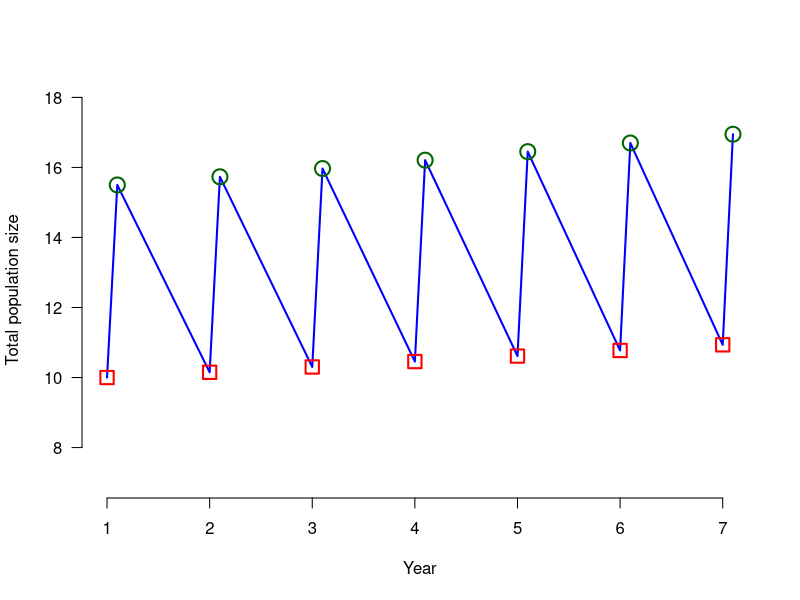

Source code (R):
# Schaub & Kéry (2022) Integrated Population Models
# Chapter 3 : Introduction to stage-structured population models
# ----------------------------------------------------
# Code from final MS.

# 3.2 Age- and stage-structured population models
# ===============================================

# 3.2.1 From a life-cycle graph to population equations
# -----------------------------------------------------

# ~~~~ Code for Fig. 3.3 ~~~~
sj <- 0.3      # Juvenile survival
sa <- 0.55     # Adult survival
f1 <- 1.3      # Number of female fledglings per 1-year old female and year
fa <- 1.8      # Number of female fledglings per adult female and year

N <- numeric(14)
N[1] <- 10
for (i in 2:14){
  if (i %% 2 == 0){   # even numbers
    N[i] <- N[i-1] / 2 * f1 + N[i-1] / 2 * fa
  } else {               # odd numbers
    N[i] <- N[i-2] * sa + N[i-1] * sj
  }
}
x <- c(rbind(1:7, 1:7 + 0.1))

plot(x=x, y=N, type="l", ylab="Total population size", ylim=c(7, 18),
    col="blue", lwd=2, axes=FALSE, xlab="Year")
axis(2, las=1)
axis(1)
points(x, N, pch=c(22, 1), cex=2, col=c("red", "darkgreen"), lwd=2)
# ~~~~~~~~~~~~~~~~~~~~~~~~~~~~~~~~~~~~~~~~~~~

# 3.2.2 Age-structured, pre-birth-pulse model (no code)

# 3.2.3 Stage-structured, pre-birth-pulse model (no code)

# 3.2.4 Age-structured, post-birth-pulse model (no code)

# 3.2.5 Stage-structured, post-birth-pulse model (no code)
